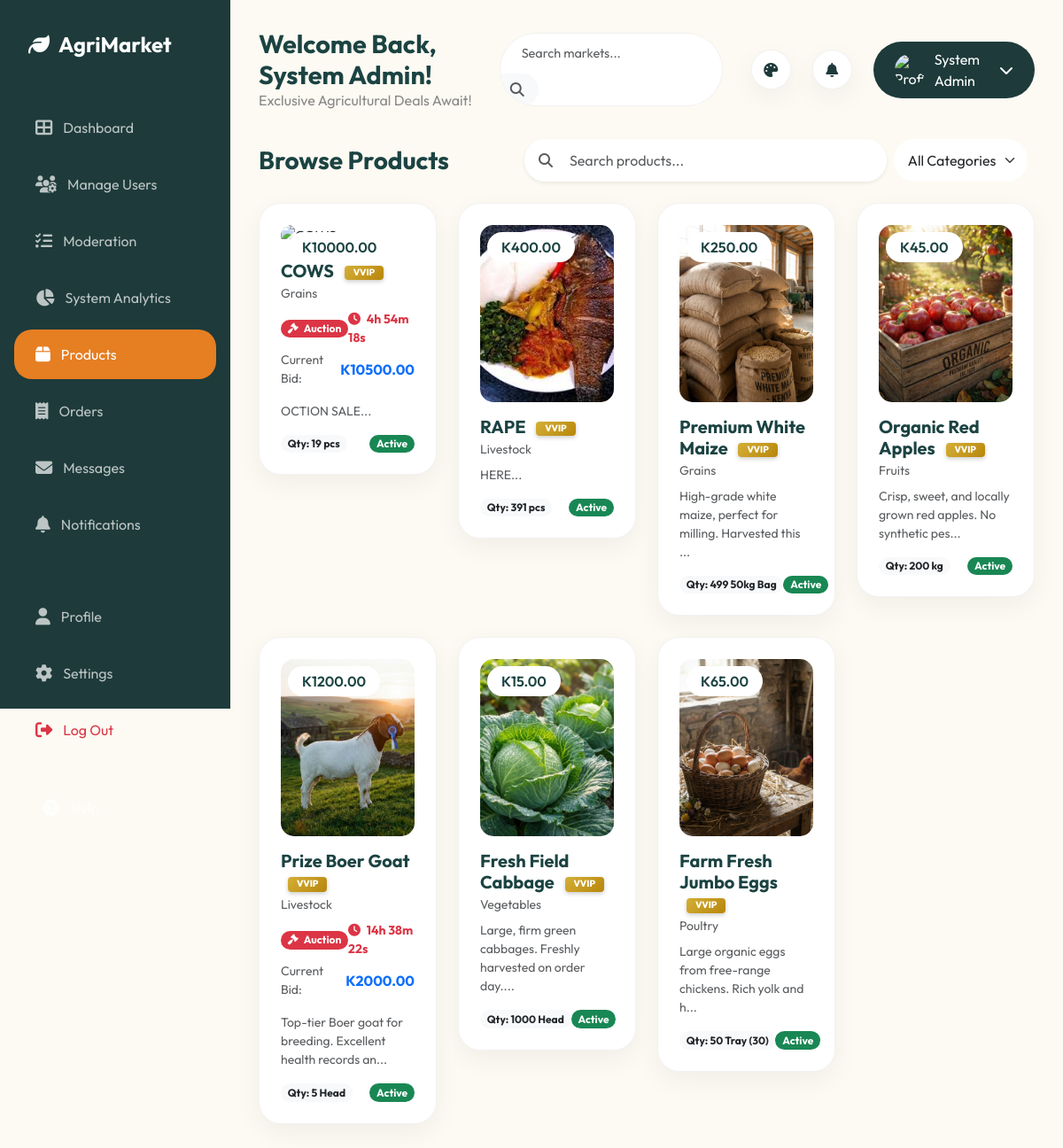
The page /products.php (signed in) on the database its author committed.
### tables this page shows
CREATE TABLE `products` (
  `id` int(11) NOT NULL,
  `farmer_id` int(11) NOT NULL,
  `category_id` int(11) NOT NULL,
  `name` varchar(100) NOT NULL,
  `description` text DEFAULT NULL,
  `price` decimal(10,2) NOT NULL,
  `quantity` int(11) NOT NULL,
  `unit` varchar(20) DEFAULT 'unit',
  `image` varchar(255) DEFAULT NULL,
  `status` enum('active','sold_out','moderated') DEFAULT 'active',
  `created_at` timestamp NOT NULL DEFAULT current_timestamp(),
  `is_auction` tinyint(1) DEFAULT 0,
  `starting_bid` decimal(10,2) DEFAULT 0.00,
  `current_bid` decimal(10,2) DEFAULT 0.00,
  `auction_end` timestamp NULL DEFAULT NULL,
  `location_lat` decimal(10,8) DEFAULT NULL,
  `location_lng` decimal(11,8) DEFAULT NULL,
  `video_url` varchar(255) DEFAULT NULL
);

CREATE TABLE `categories` (
  `id` int(11) NOT NULL,
  `name` varchar(50) NOT NULL,
  `description` text DEFAULT NULL
);

### products.php (the view, shortened to what this page needs)
<?php
include 'includes/header.inc.php';
include 'config.php';
$role = $_SESSION['role'];
$user_id = $_SESSION['user_id'];
$search = $_GET['search'] ?? '';
$query = "SELECT p.*, c.name as category_name" . ($role == 'farmer' ? "" : ", u.full_name as farmer_name, u.membership_type as farmer_membership") . "
          FROM products p
          JOIN categories c ON p.category_id = c.id";
if ($role != 'farmer') {
    $query .= " JOIN users u ON p.farmer_id = u.id";
}
$where_clauses = [];
$params = [];
if ($role == 'farmer') {
    $where_clauses[] = "p.farmer_id = ?";
    $params[] = $user_id;
} else {
    $where_clauses[] = "p.status = 'active'";
}
if (!empty($where_clauses)) {
    $query .= " WHERE " . implode(" AND ", $where_clauses);
}
$stmt = $pdo->prepare($query);
$stmt->execute($params);
$products = $stmt->fetchAll();
?>
<div class="d-flex">
    <?php include 'includes/sidebar.php'; ?>
    <div class="main-content w-100">
        <?php include 'includes/topbar.php'; ?>
        <div class="container-fluid p-0 animate-fade">
            <div class="row mb-4 align-items-center">
                <div class="col-md-4">
                    <h3 class="fw-bold m-0"><?php echo $role == 'farmer' ? 'My Listings' : 'Browse Products'; ?></h3>
                </div>
                <div class="col-md-8">
                    <form action="products.php" method="GET" class="d-flex gap-2">
                        <div class="input-group shadow-sm rounded-pill overflow-hidden bg-white">
                            <button type="submit" class="btn bg-white border-0 ps-3">
                                <i class="fas fa-search text-muted"></i>
                            </button>
                            <input type="text" name="search" class="form-control border-0 ps-2" placeholder="Search products..." value="<?php echo $search; ?>" style="box-shadow: none;">
                        </div>
                        <select name="category" class="form-select border-0 rounded-pill px-3 me-2" style="width: 200px;" onchange="this.form.submit()">
                            <option value="">All Categories</option>
                        </select>
                    </form>
                </div>
            </div>
            <div class="row">
                <?php foreach ($products as $product): ?>
                    <div class="col-md-6 col-lg-4 col-xl-3">
                        <div class="product-card">
                            <span class="product-price">K<?php echo $product['price']; ?></span>
                            <a href="product_details.php?id=<?php echo $product['id']; ?>" class="text-decoration-none text-dark">
                                <img src="<?php echo $product['image'] ? 'uploads/products/' . $product['image'] : 'https://images.unsplash.com/photo-1595147389795-37094173bfd8?ixlib=rb-1.2.1&auto=format&fit=crop&w=500&q=60'; ?>" class="product-img" alt="<?php echo $product['name']; ?>">
                            </a>
                            <div class="d-flex justify-content-between align-items-start mb-2">
                                <div>
                                    <h5 class="fw-bold mb-0">
                                        <?php echo $product['name']; ?>
                                        <?php if (isset($product['farmer_membership']) && $product['farmer_membership'] == 'vvip'): ?>
                                            <span class="vvip-tag">VVIP</span>
                                        <?php endif; ?>
                                    </h5>
                                    <small class="text-muted"><?php echo $product['category_name']; ?></small>
                                </div>
                             </div>
                             <?php if ($product['is_auction']): ?>
                                <div class="auction-status mb-3">
                                    <div class="d-flex justify-content-between align-items-center mb-1">
                                        <span class="badge bg-danger rounded-pill"><i class="fas fa-gavel me-1"></i> Auction</span>
                                        <span class="text-danger fw-bold small countdown" data-end="<?php echo $product['auction_end']; ?>">
                                        </span>
                                    </div>
                                    <div class="d-flex justify-content-between align-items-center">
                                        <small class="text-muted">Current Bid:</small>
                                        <span class="fw-bold text-primary">K<?php echo $product['current_bid'] ?? $product['price']; ?></span>
                                    </div>
                                </div>
                             <?php endif; ?>
                            <p class="text-muted small mb-3"><?php echo substr($product['description'], 0, 60) . '...'; ?></p>
                            <div class="d-flex justify-content-between align-items-center">
                                <span class="badge bg-light text-dark rounded-pill">Qty: <?php echo $product['quantity']; ?> <?php echo $product['unit']; ?></span>
                                <?php if ($role == 'buyer'): ?>
                                    <?php if ($product['is_auction']): ?>
                                        <a href="product_details.php?id=<?php echo $product['id']; ?>" class="btn btn-primary btn-sm rounded-pill px-3">Place Bid</a>
                                    <?php else: ?>
                                        <div class="d-flex gap-2">
                                            <a href="api/cart.php?action=add&product_id=<?php echo $product['id']; ?>&redirect=back" class="btn btn-success btn-sm rounded-pill px-3">
                                                <i class="fas fa-cart-plus me-1"></i> Cart
                                            </a>
                                            <form action="api/orders.php" method="POST" class="d-inline">
                                                <input type="hidden" name="action" value="place_order">
                                                <input type="hidden" name="product_id" value="<?php echo $product['id']; ?>">
                                                <input type="hidden" name="quantity" value="1">
                                                <button type="submit" class="btn btn-primary btn-sm rounded-pill px-3">Order Now</button>
                                            </form>
                                        </div>
                                    <?php endif; ?>
                                <?php else: ?>
                                    <span class="badge bg-<?php echo $product['status'] == 'active' ? 'success' : 'warning'; ?> rounded-pill"><?php echo ucfirst($product['status']); ?></span>
                                <?php endif; ?>
                            </div>
                        </div>
                    </div>
                <?php endforeach; ?>
            </div>
        </div>
    </div>
</div>
</body>
</html>

### includes/header.inc.php (shortened to what this page needs)
<!DOCTYPE html>
<html lang="en">
<head>
    <link href="https://cdn.jsdelivr.net/npm/bootstrap@5.3.0/dist/css/bootstrap.min.css" rel="stylesheet">
    <link rel="stylesheet" href="https://cdnjs.cloudflare.com/ajax/libs/font-awesome/6.4.0/css/all.min.css">
    <link rel="stylesheet" href="assets/css/style.css">
</head>
<body>

### includes/sidebar.php (shortened to what this page needs)
<?php
$current_page = basename($_SERVER['PHP_SELF']);
?>
<div class="sidebar">
    <div class="sidebar-logo">
        <i class="fas fa-leaf"></i> AgriMarket
    </div>
    <ul class="sidebar-nav">
        <li class="nav-item">
            <a href="dashboard.php" class="nav-link <?php echo $current_page == 'dashboard.php' ? 'active' : ''; ?>">
                <i class="fas fa-th-large"></i> Dashboard
            </a>
        </li>
        <?php if ($_SESSION['role'] == 'admin'): ?>
        <li class="nav-item">
            <a href="admin_users.php" class="nav-link <?php echo $current_page == 'admin_users.php' ? 'active' : ''; ?>">
                <i class="fas fa-users-cog"></i> Manage Users
            </a>
        </li>
        <li class="nav-item">
            <a href="admin_products.php" class="nav-link <?php echo $current_page == 'admin_products.php' ? 'active' : ''; ?>">
                <i class="fas fa-tasks"></i> Moderation
            </a>
        </li>
        <li class="nav-item">
            <a href="admin_analytics.php" class="nav-link <?php echo $current_page == 'admin_analytics.php' ? 'active' : ''; ?>">
                <i class="fas fa-chart-pie"></i> System Analytics
            </a>
        </li>
        <?php endif; ?>
        <li class="nav-item">
            <a href="products.php" class="nav-link <?php echo $current_page == 'products.php' ? 'active' : ''; ?>">
                <i class="fas fa-box"></i> Products
            </a>
        </li>
        <li class="nav-item">
            <a href="orders.php" class="nav-link <?php echo $current_page == 'orders.php' ? 'active' : ''; ?>">
                <i class="fas fa-receipt"></i> Orders
            </a>
        </li>
        <li class="nav-item">
            <a href="messages.php" class="nav-link <?php echo $current_page == 'messages.php' ? 'active' : ''; ?>">
                <i class="fas fa-envelope"></i> Messages
            </a>
        </li>
        <li class="nav-item">
            <a href="notifications.php" class="nav-link <?php echo $current_page == 'notifications.php' ? 'active' : ''; ?>">
                <i class="fas fa-bell"></i> Notifications
            </a>
        </li>
        <li class="nav-item mt-5">
            <a href="profile.php" class="nav-link <?php echo $current_page == 'profile.php' ? 'active' : ''; ?>">
                <i class="fas fa-user"></i> Profile
            </a>
        </li>
        <li class="nav-item">
            <a href="settings.php" class="nav-link <?php echo $current_page == 'settings.php' ? 'active' : ''; ?>">
                <i class="fas fa-cog"></i> Settings
            </a>
        </li>
        <li class="nav-item">
            <a href="logout.php" class="nav-link text-danger">
                <i class="fas fa-sign-out-alt"></i> Log Out
            </a>
        </li>
    </ul>
    <div class="sidebar-footer mt-auto p-4">
        <a href="#" class="nav-link">
            <i class="fas fa-question-circle"></i> Help
        </a>
    </div>
</div>

### includes/topbar.php (shortened to what this page needs)
<div class="topbar">
    <div class="welcome-msg">
        <h2>Welcome Back, <?php echo $_SESSION['full_name'] ?? 'User'; ?>!</h2>
        <p>Exclusive Agricultural Deals Await!</p>
    </div>
    <div class="topbar-actions">
        <form action="products.php" method="GET" class="d-none d-md-flex align-items-center me-2">
            <div class="input-group search-bar-top">
                <input type="text" name="search" class="form-control border-0 bg-light rounded-start-pill ps-4" placeholder="Search markets..." style="width: 250px;">
                <button class="btn btn-light border-0 rounded-end-pill pe-3" type="submit">
                    <i class="fas fa-search text-muted"></i>
                </button>
            </div>
        </form>
        <div class="dropdown">
            <div class="icon-btn" data-bs-toggle="dropdown" title="Change Theme">
                <i class="fas fa-palette"></i>
            </div>
        </div>
        <div class="dropdown">
            <div class="icon-btn position-relative" data-bs-toggle="dropdown">
                <i class="fas fa-bell"></i>
            </div>
        </div>
        <div class="dropdown">
            <div class="profile-card" data-bs-toggle="dropdown">
                <img src="assets/img/<?php echo $_SESSION['profile_image'] ?? 'default_profile.png'; ?>" alt="Profile" class="profile-img">
                <div class="d-none d-md-flex align-items-center">
                    <span class="me-1"><?php echo $_SESSION['full_name'] ?? 'Guest'; ?></span>
                </div>
                <i class="fas fa-chevron-down ms-2"></i>
            </div>
        </div>
    </div>
</div>

### assets/css/style.css (style rules this page uses)
:root { --primary-teal: #1e3a3a; --secondary-teal: #1b4342; --accent-orange: #e67e22; --dark-orange: #d35400; --bg-cream: #fcfaf2; --text-dark: #1b4342; --text-light: #ffffff; --text-muted: #888888; --card-bg: #ffffff; --sidebar-width: 260px; --border-radius: 20px; --soft-shadow: 0 10px 30px rgba(0, 0, 0, 0.05); --border-color: rgba(0, 0, 0, 0.05); --input-bg: #ffffff; }
body { font-family: 'Outfit', sans-serif; background-color: var(--bg-cream); color: var(--text-dark); margin: 0; overflow-x: hidden; }
.sidebar { width: var(--sidebar-width); height: 100vh; background-color: var(--primary-teal); position: fixed; left: 0; top: 0; color: var(--text-light); padding: 2rem 0; z-index: 1000; transition: all 0.3s ease; }
.sidebar-logo { padding: 0 2rem; margin-bottom: 3rem; font-weight: 700; font-size: 1.5rem; display: flex; align-items: center; gap: 10px; }
.sidebar-nav { list-style: none; padding: 0; margin: 0; }
.nav-item { margin-bottom: 0.5rem; padding: 0 1rem; }
.nav-link { display: flex; align-items: center; padding: 1rem 1.5rem; color: rgba(255, 255, 255, 0.7); text-decoration: none; border-radius: var(--border-radius); transition: all 0.3s ease; gap: 12px; }
.nav-link:hover, .nav-link.active { background-color: var(--accent-orange); color: var(--text-light); }
.nav-link i { font-size: 1.2rem; }
.main-content { margin-left: var(--sidebar-width); padding: 2rem; min-height: 100vh; }
.topbar { display: flex; justify-content: space-between; align-items: center; margin-bottom: 2rem; }
.welcome-msg h2 { font-size: 1.8rem; font-weight: 700; margin: 0; }
.welcome-msg p { color: var(--text-muted); margin: 0; }
.topbar-actions { display: flex; align-items: center; gap: 1.5rem; }
.profile-card { background-color: var(--primary-teal); color: white; padding: 0.5rem 1.5rem; border-radius: 50px; display: flex; align-items: center; gap: 10px; }
.profile-img { width: 35px; height: 35px; border-radius: 50%; object-fit: cover; }
.icon-btn { width: 45px; height: 45px; border-radius: 50%; background-color: var(--card-bg); display: flex; align-items: center; justify-content: center; color: var(--primary-teal); box-shadow: var(--soft-shadow); cursor: pointer; border: 1px solid var(--border-color); }
.vvip-tag { background: linear-gradient(135deg, #d4af37, #b8860b); color: white; padding: 2px 10px; border-radius: 4px; font-size: 0.65rem; font-weight: 800; text-transform: uppercase; margin-left: 8px; box-shadow: 0 2px 5px rgba(0, 0, 0, 0.2); display: inline-block; vertical-align: middle; }
.product-card { background-color: var(--card-bg); border-radius: 25px; padding: 1.5rem; box-shadow: var(--soft-shadow); transition: transform 0.3s ease; margin-bottom: 1.5rem; position: relative; border: 1px solid var(--border-color); }
.product-img { width: 100%; height: 200px; border-radius: 15px; object-fit: cover; margin-bottom: 1rem; }
.product-price { background: white; padding: 0.3rem 1rem; border-radius: 50px; position: absolute; top: 2rem; left: 2rem; font-weight: 600; }
.form-control { border-radius: 12px; padding: 12px 20px; border: 1px solid var(--border-color); background-color: var(--input-bg); color: var(--text-dark); }
.animate-fade { animation: fadeIn 0.5s ease forwards; }
.profile-card { cursor: pointer; user-select: none; transition: background 0.2s; }
.search-bar-top { transition: all 0.3s ease; border: 1px solid var(--border-color); background-color: var(--input-bg); border-radius: 50px; overflow: hidden; }
.search-bar-top .form-control { background-color: transparent !important; font-size: 0.9rem; }

### rows shown on the page
products: price "10000.00", name "COWS", category.name "Grains", current_bid "10500.00", description "OCTION SALE", quantity "19", unit "pcs", status "Active"
products: price "400.00", image (picture), name "RAPE", category.name "Livestock", description "HERE", quantity "391", unit "pcs", status "Active"
products: price "250.00", image (picture), name "Premium White Maize", category.name "Grains", description "High-grade white maize, perfect for milling. Harvested this", quantity "499", unit "50kg Bag", status "Active"
products: price "45.00", image (picture), name "Organic Red Apples", category.name "Fruits", description "Crisp, sweet, and locally grown red apples. No synthetic pes", quantity "200", unit "kg", status "Active"
products: price "1200.00", image (picture), name "Prize Boer Goat", category.name "Livestock", current_bid "2000.00", description "Top-tier Boer goat for breeding. Excellent health records an", quantity "5", unit "Head", status "Active"
products: price "15.00", image (picture), name "Fresh Field Cabbage", category.name "Vegetables", description "Large, firm green cabbages. Freshly harvested on order day.", quantity "1000", unit "Head", status "Active"
products: price "65.00", image (picture), name "Farm Fresh Jumbo Eggs", category.name "Poultry", description "Large organic eggs from free-range chickens. Rich yolk and h", quantity "50", unit "Tray (30)", status "Active"

### other values the page prints
$_SESSION['full_name'] "System Admin"
